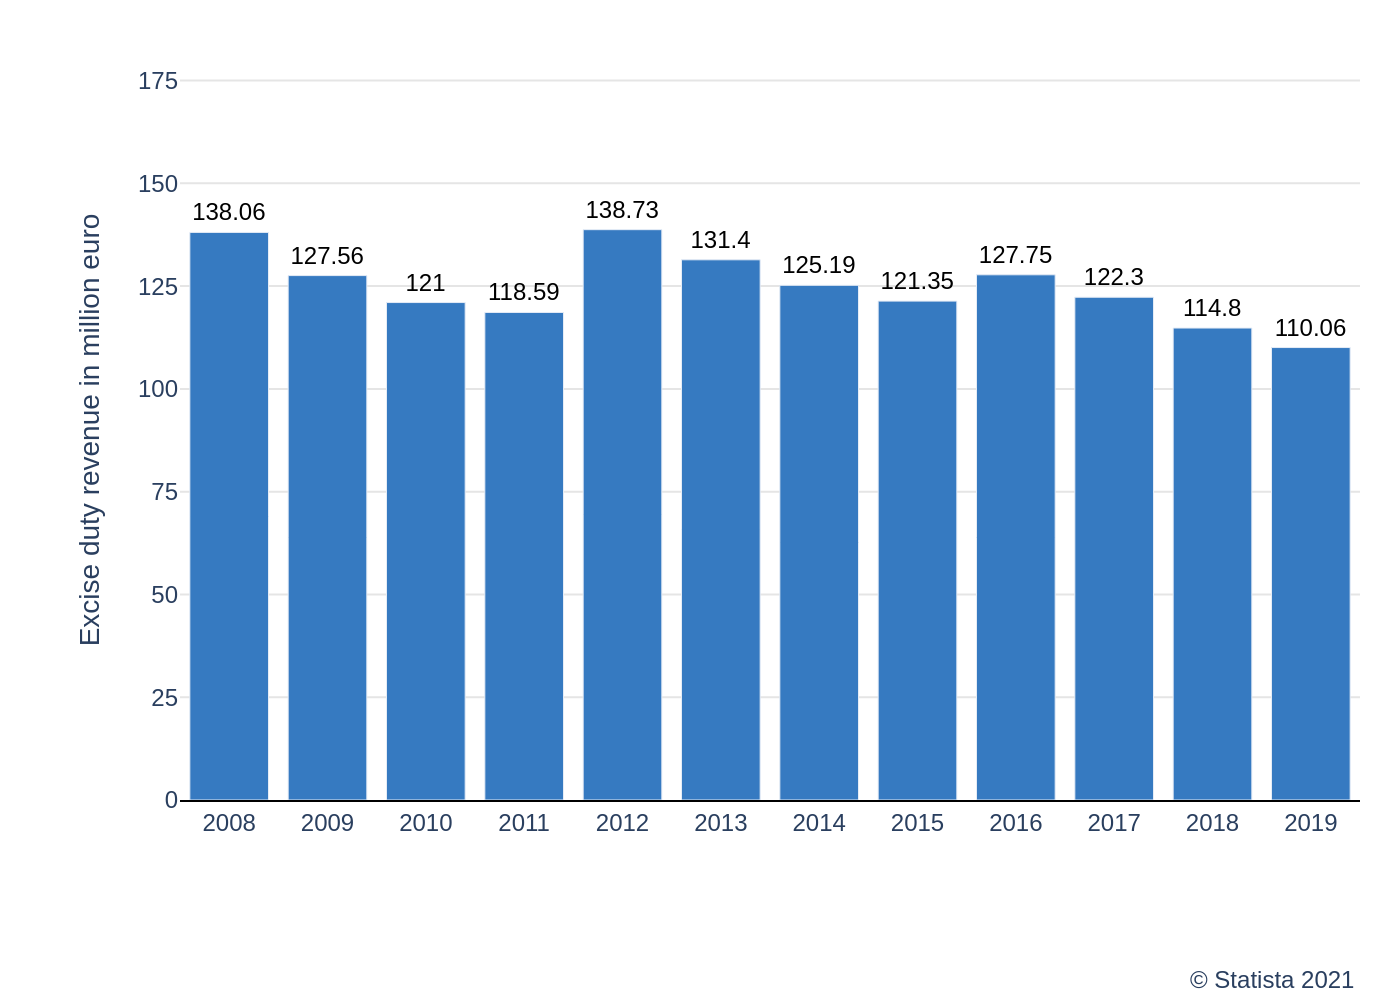

The script that drew this image:
import sys
import json
import os
import plotly.graph_objects as go

# Ensure a JSON file path is provided as a command-line argument
if len(sys.argv) != 2:
    print("Usage: python recreate_chart.py <path_to_json_file>")
    sys.exit(1)

json_path = sys.argv[1]

# Check if the JSON file exists
if not os.path.exists(json_path):
    print(f"Error: File not found at {json_path}")
    sys.exit(1)

# Derive output filename from the input JSON filename
base_filename = os.path.splitext(os.path.basename(json_path))[0]
output_filename = f"{base_filename}.png"

# Load all chart data and settings from the JSON file
with open(json_path, 'r', encoding='utf-8') as f:
    config = json.load(f)

chart_data = config['chart_data']
texts = config['texts']
colors = config['colors']

# Extract data for plotting
x_values = [item['x'] for item in chart_data]
y_values = [item['y'] for item in chart_data]
text_labels = [item['text'] for item in chart_data]

# Create the figure object
fig = go.Figure()

# Add the bar trace with data and styling from the JSON
fig.add_trace(go.Bar(
    x=x_values,
    y=y_values,
    text=text_labels,
    textposition='outside',
    cliponaxis=False,
    marker_color=colors[0],
    textfont=dict(
        family="Arial",
        size=12,
        color='black'
    )
))

# Configure the layout of the chart
fig.update_layout(
    font=dict(
        family="Arial",
        size=12
    ),
    plot_bgcolor='white',
    paper_bgcolor='white',
    showlegend=False,
    xaxis=dict(
        title_text=texts.get('x_axis_title'),
        showgrid=False,
        showline=True,
        linecolor='black',
        tickfont=dict(size=12),
        categoryorder='array',
        categoryarray=x_values
    ),
    yaxis=dict(
        title_text=texts.get('y_axis_title'),
        showgrid=True,
        gridcolor='#E5E5E5',
        showline=False,
        zeroline=False,
        range=[0, 180],
        tickvals=[0, 25, 50, 75, 100, 125, 150, 175]
    ),
    margin=dict(l=90, r=20, t=30, b=100)
)

# Add source annotation at the bottom right
if texts.get('source'):
    fig.add_annotation(
        text=texts['source'],
        align='right',
        showarrow=False,
        xref='paper',
        yref='paper',
        x=1.0,
        y=-0.22,
        xanchor='right',
        yanchor='top',
        font=dict(size=12)
    )

# Save the generated chart to a PNG file
fig.write_image(output_filename, scale=2)

print(f"Chart successfully saved to {output_filename}")
